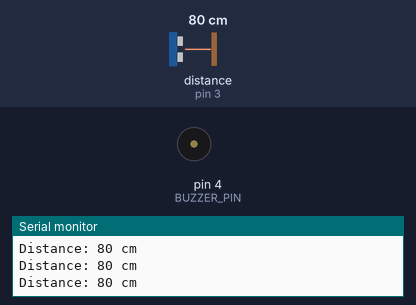
A sketch run on a simulated Arduino Uno, built with avr-gcc and run on an emulated ATmega328P. Parts: buzzer (waves = sounding, pin HIGH), the last lines printed to the serial monitor. Wiring (inferred from the names in the program): ultrasonic range finder: trigger pin 2; echo pin 3. Inputs (shaded band) come from the test bench; at power-on: distance to the obstacle (sensor on pin 3) 80 cm. The echo pulse lasts 58.3 µs per cm; pins used as bus, display or sensor lines are not drawn.

Above: at 1.2 s.
1.3 s: distance to the obstacle (sensor on pin 3) set to 22 cm
2.8 s: distance to the obstacle (sensor on pin 3) set to 18 cm
At 3.6 s:
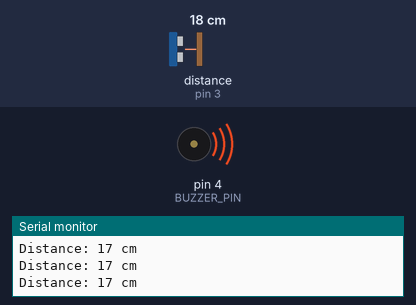
4.3 s: distance to the obstacle (sensor on pin 3) set to 35 cm
At 5.4 s:
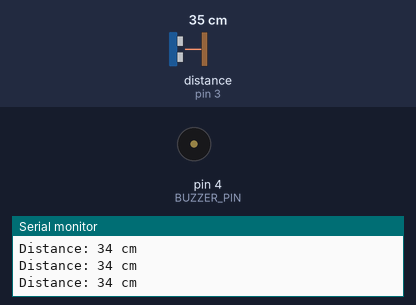
5.9 s: distance to the obstacle (sensor on pin 3) set to 2 cm
At 7.4 s:
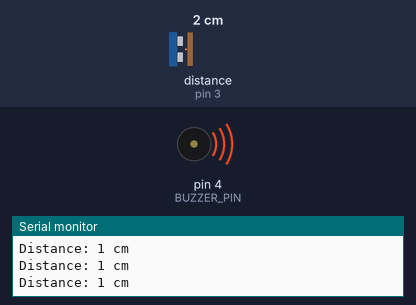
Timing chart, 0 to 8.5 s (numbered marks = the images above; inputs shaded):
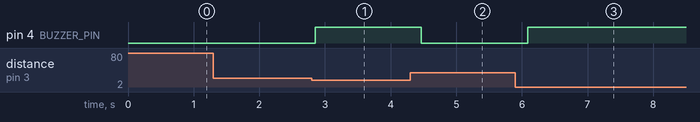

The sketch:

with-buzzer.ino
```cpp
// HC-SR04 + Buzzer example
// TRIG -> D2
// ECHO -> D3
// BUZZER -> D4

#define TRIG_PIN 2
#define ECHO_PIN 3
#define BUZZER_PIN 4

long duration;
int distance;

void setup() {
  Serial.begin(9600);
  pinMode(TRIG_PIN, OUTPUT);
  pinMode(ECHO_PIN, INPUT);
  pinMode(BUZZER_PIN, OUTPUT);
}

void loop() {
  // Send trigger pulse
  digitalWrite(TRIG_PIN, LOW);
  delayMicroseconds(2);
  digitalWrite(TRIG_PIN, HIGH);
  delayMicroseconds(10);
  digitalWrite(TRIG_PIN, LOW);

  // Read echo duration
  duration = pulseIn(ECHO_PIN, HIGH);

  // Convert duration to distance (cm)
  distance = duration / 58;

  Serial.print("Distance: ");
  Serial.print(distance);
  Serial.println(" cm");

  // If object is closer than 20 cm, turn buzzer ON
  if (distance > 0 && distance < 20) {
    digitalWrite(BUZZER_PIN, HIGH);  // Buzzer ON
  } else {
    digitalWrite(BUZZER_PIN, LOW);   // Buzzer OFF
  }

  delay(200);
}
/* if (distance > 0 && distance < 50) {
  digitalWrite(BUZZER_PIN, HIGH);
  delay(distance * 5);      // closer = faster beep
  digitalWrite(BUZZER_PIN, LOW);
  delay(distance * 5);
} else {
  digitalWrite(BUZZER_PIN, LOW);
}
As the distance decreases, the beeping frequency increases
*/
```

Measured:
- the behaviour switches between 21 and 20 cm on distance to the obstacle (sensor on pin 3) (found by bisection; images 0 and 1)
- after the input at 2.8 s, pin 4 (BUZZER_PIN): LOW → HIGH after 0.05 s
- after the input at 4.3 s, pin 4 (BUZZER_PIN): HIGH → LOW after 0.17 s
- after the input at 5.9 s, pin 4 (BUZZER_PIN): LOW → HIGH after 0.19 s
